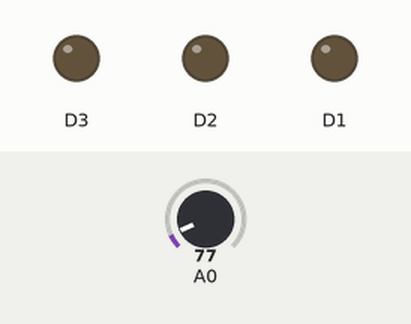
This sketch was run on a simulated ESP8266 (NodeMCU). Parts: output pins drawn as LEDs (lit = HIGH). The inputs (shaded band) are chosen by the test bench; at power-on: A0 = 77. What the sketch prints to the serial monitor is not drawn.

Above: at 0.1 s.
At 1.7 s:
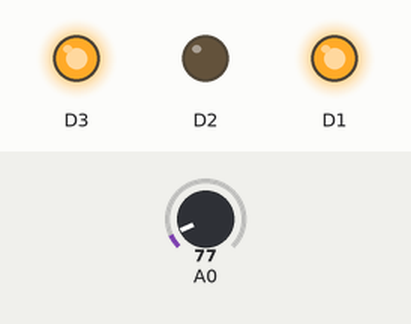
Timing chart, 0 to 3.2 s (numbered marks = the images above):
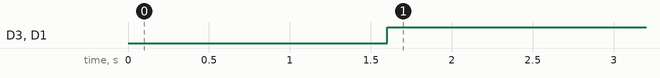

Measured:
- by itself, D3, D1: LOW → HIGH at 1.6 s

The sketch:

analog_in.ino
```cpp
 //********************* LM35 data show in Adafruit.io cloud*********************
#include "config.h"


AdafruitIO_Feed *potet = io.feed("potet");

void setup() {
  pinMode(A0,INPUT);
  pinMode(D1,OUTPUT);
  pinMode(D2,OUTPUT);
  pinMode(D3,OUTPUT);
  Serial.begin(115200);
  while(! Serial);

  Serial.print("Connecting to Adafruit IO");
  io.connect();

   while(io.status() < AIO_CONNECTED) {
    Serial.print(".");
    delay(500);
  }

  // we are connected
  Serial.println();
  Serial.println(io.statusText());
}

void loop() {
  io.run();
  int temp = analogRead(A0);
  int voltage =temp*3.2;
    temp = voltage/100;
  if (temp>=22)
  {
    digitalWrite(D1,LOW);
    digitalWrite(D2,HIGH);
     digitalWrite(D3,LOW);
  }
  else
  {
    digitalWrite(D1,HIGH);
    digitalWrite(D2,LOW);
     digitalWrite(D3,HIGH);
  }
  Serial.print("Temperature = ");
  Serial.println(temp);
   potet->save(temp);
   delay(2000);
  }
```

config.h
```cpp
/************************ Adafruit IO Config *******************************/

// visit io.adafruit.com if you need to create an account,
// or if you need your Adafruit IO key.
#define IO_USERNAME    "pardeepnain"
#define IO_KEY         "2f91e51d8d1a466e915866e226e5a341"

/******************************* WIFI **************************************/

// the AdafruitIO_WiFi client will work with the following boards:
//   - HUZZAH ESP8266 Breakout -> https://www.adafruit.com/products/2471
//   - Feather HUZZAH ESP8266 -> https://www.adafruit.com/products/2821
//   - Feather M0 WiFi -> https://www.adafruit.com/products/3010
//   - Feather WICED -> https://www.adafruit.com/products/3056

#define WIFI_SSID       "pardeep"
#define WIFI_PASS       "12345678"

// comment out the following two lines if you are using fona or ethernet
#include "AdafruitIO_WiFi.h"
AdafruitIO_WiFi io(IO_USERNAME, IO_KEY, WIFI_SSID, WIFI_PASS);


/******************************* FONA **************************************/

// the AdafruitIO_FONA client will work with the following boards:
//   - Feather 32u4 FONA -> https://www.adafruit.com/product/3027

// uncomment the following two lines for 32u4 FONA,
// and comment out the AdafruitIO_WiFi client in the WIFI section
// #include "AdafruitIO_FONA.h"
// AdafruitIO_FONA io(IO_USERNAME, IO_KEY);


/**************************** ETHERNET ************************************/

// the AdafruitIO_Ethernet client will work with the following boards:
//   - Ethernet FeatherWing -> https://www.adafruit.com/products/3201

// uncomment the following two lines for ethernet,
// and comment out the AdafruitIO_WiFi client in the WIFI section
// #include "AdafruitIO_Ethernet.h"
// AdafruitIO_Ethernet io(IO_USERNAME, IO_KEY);
```
